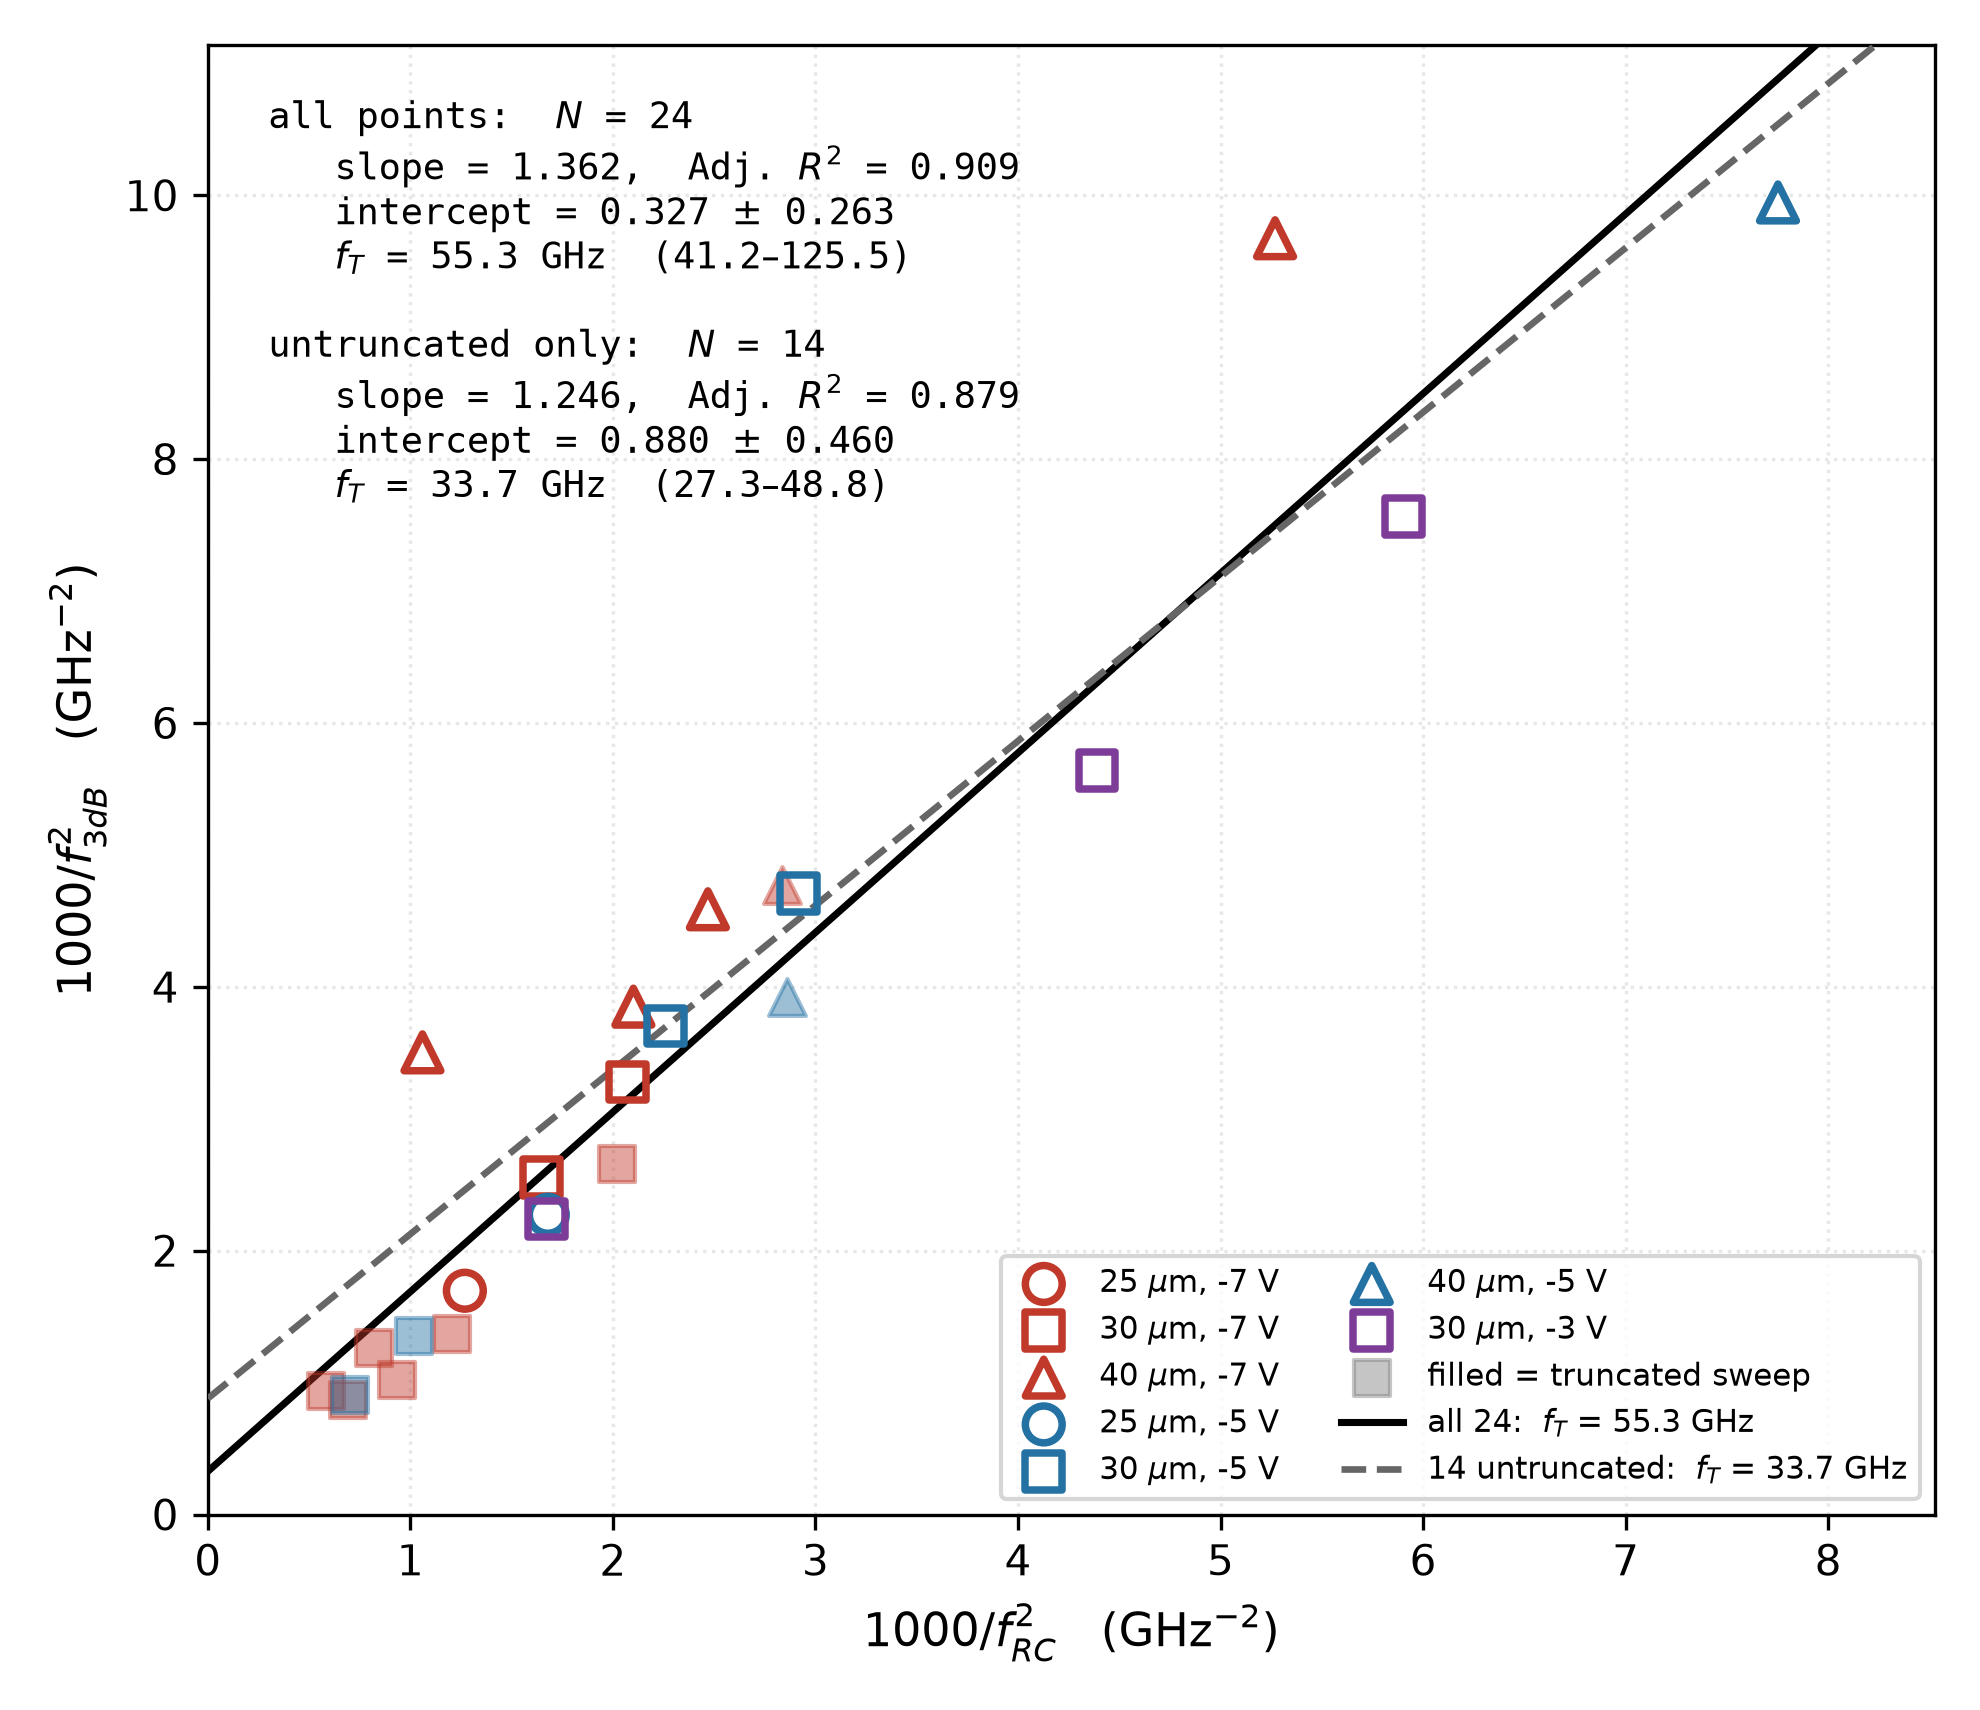

The Python source for this figure:
"""f_T fit with every point included (N=24) vs. untruncated only (N=14)."""
import numpy as np, pandas as pd
import matplotlib
matplotlib.use('Agg')
import matplotlib.pyplot as plt

t = pd.read_csv('ft_userbw.csv')
t = t[np.isfinite(t.x) & np.isfinite(t.y)].copy()

def fit(s):
    x, y = s.x.values, s.y.values
    A = np.vstack([x, np.ones_like(x)]).T
    (sl, b), *_ = np.linalg.lstsq(A, y, rcond=None)
    res = y - A @ [sl, b]
    r2 = 1 - (res**2).sum()/((y - y.mean())**2).sum()
    adj = 1 - (1 - r2)*(len(x) - 1)/(len(x) - 2)
    cov = (res**2).sum()/(len(x) - 2)*np.linalg.inv(A.T @ A)
    b_se = np.sqrt(cov[1, 1])
    fT = np.sqrt(1000/b) if b > 0 else np.nan
    lo = np.sqrt(1000/(b + b_se)) if b + b_se > 0 else np.nan
    hi = np.sqrt(1000/(b - b_se)) if b - b_se > 0 else np.nan
    return dict(N=len(x), sl=sl, b=b, b_se=b_se, adj=adj, fT=fT, lo=lo, hi=hi)

A24 = fit(t); A14 = fit(t[t.ok])
for n, o in (('all 24', A24), ('untruncated 14', A14)):
    print(f"{n:<16s} slope={o['sl']:.3f} intercept={o['b']:+.3f}+-{o['b_se']:.3f} "
          f"AdjR2={o['adj']:.3f} f_T={o['fT']:.1f} ({o['lo']:.1f}-{o['hi']:.1f})")

MK = {25: 'o', 30: 's', 40: '^'}
CV = {-3: '#7d3c98', -5: '#2471a3', -7: '#c0392b'}
fig, ax = plt.subplots(figsize=(6.6, 5.7))
for V in (-7, -5, -3):
    for D in (25, 30, 40):
        q = t[(t.V == V) & (t.D == D)]
        if not len(q):
            continue
        ok = q[q.ok]; tr = q[~q.ok]
        if len(ok):
            ax.scatter(ok.x, ok.y, s=78, marker=MK[D], facecolor='none',
                       edgecolor=CV[V], lw=1.8, zorder=5,
                       label=f'{D} $\\mu$m, {V} V')
        if len(tr):
            ax.scatter(tr.x, tr.y, s=78, marker=MK[D], facecolor=CV[V],
                       edgecolor=CV[V], lw=1.0, alpha=.45, zorder=4)
ax.scatter([], [], s=78, marker='s', facecolor='0.5', edgecolor='0.5',
           alpha=.45, label='filled = truncated sweep')
xr = np.linspace(0, t.x.max()*1.1, 40)
ax.plot(xr, A24['sl']*xr + A24['b'], '-', color='k', lw=1.7, zorder=3,
        label=f"all 24:  $f_T$ = {A24['fT']:.1f} GHz")
ax.plot(xr, A14['sl']*xr + A14['b'], '--', color='0.4', lw=1.6, zorder=3,
        label=f"14 untruncated:  $f_T$ = {A14['fT']:.1f} GHz")

def block(o, tag):
    return (f'{tag}:  $N$ = {o["N"]}\n'
            f'   slope = {o["sl"]:.3f},  Adj. $R^2$ = {o["adj"]:.3f}\n'
            f'   intercept = {o["b"]:.3f} $\\pm$ {o["b_se"]:.3f}\n'
            f'   $f_T$ = {o["fT"]:.1f} GHz  ({o["lo"]:.1f}–{o["hi"]:.1f})')
ax.annotate(block(A24, 'all points') + '\n\n' + block(A14, 'untruncated only'),
            xy=(0.035, 0.965), xycoords='axes fraction', va='top',
            fontsize=8.8, family='monospace')
ax.set_xlabel(r'$1000/f_{RC}^{2}$   (GHz$^{-2}$)', fontsize=11)
ax.set_ylabel(r'$1000/f_{3dB}^{2}$   (GHz$^{-2}$)', fontsize=11)
ax.set_xlim(0, t.x.max()*1.1); ax.set_ylim(0, t.y.max()*1.12)
ax.grid(alpha=.3, ls=':')
ax.legend(fontsize=7.4, loc='lower right', ncol=2)
fig.tight_layout()
fig.savefig('ft_userbw_all24.png', dpi=300)
print('wrote ft_userbw_all24.png')
